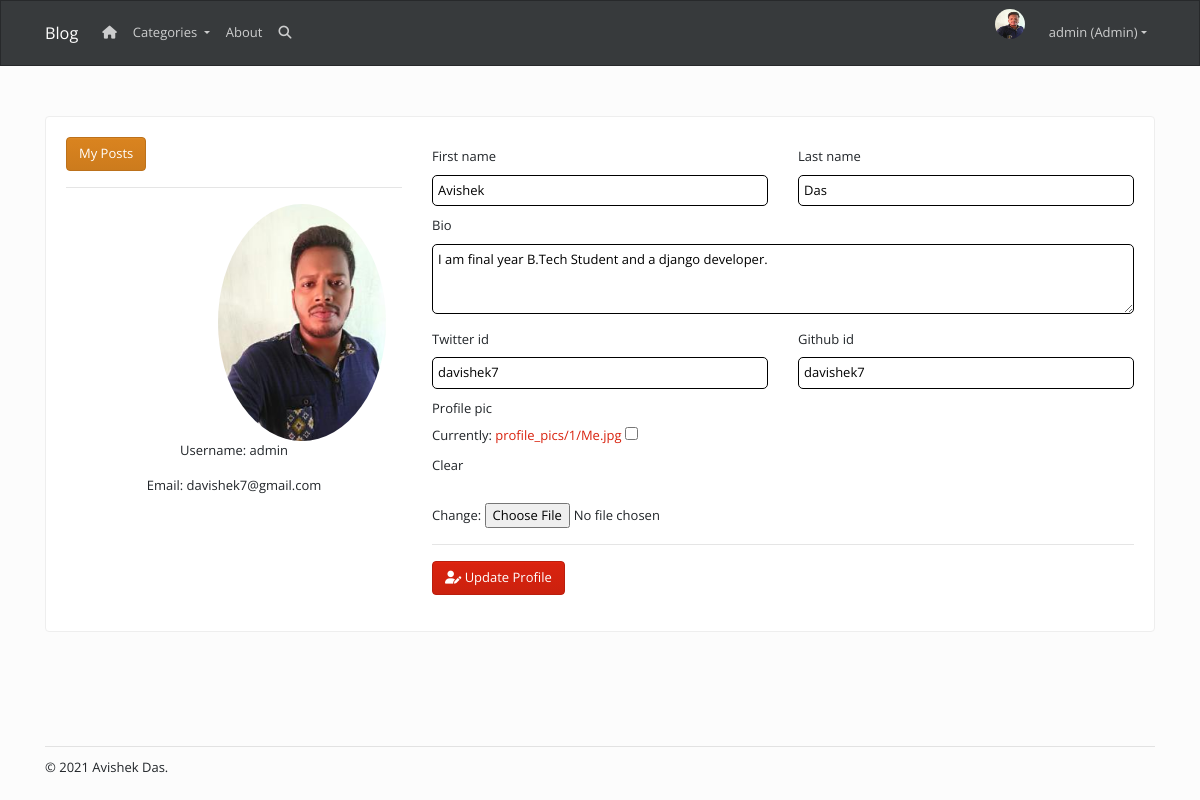
/accounts/profile/ (signed in), run on the app's committed database.
### accounts/models.py (models this page shows, shortened)
class Profile(models.Model):
    user = models.OneToOneField(
        User, null=True, blank=True, on_delete=models.CASCADE)
    bio=models.TextField(blank=True,null=True)
    twitter_id=models.CharField(max_length=100,blank=True,null=True)
    github_id = models.CharField(max_length=100, blank=True, null=True)
    profile_pic = models.ImageField(default='profile_pic.png',
                                    upload_to=user_directory_path, null=True, blank=True)
    created = models.DateTimeField(auto_now_add=True)
    updated=models.DateTimeField(auto_now=True)

### accounts/views.py (the view)
# urls.py: path('profile/', views.user_profile, name='user-profile'),
@login_required
def user_profile(request):
	if request.method == 'POST':
		u_form=UserUpdateForm(request.POST,instance=request.user)
		p_form = ProfileUpdateForm(
			request.POST, request.FILES, instance=request.user.profile)
		if u_form.is_valid() and p_form.is_valid():
			u_form.save()
			p_form.save()
			messages.success(request,'Your account has been updated')
			return redirect('accounts:user-profile')
	else:
		u_form = UserUpdateForm(instance=request.user)
		p_form = ProfileUpdateForm(instance=request.user.profile)
	context={'title':f"{request.user}'s Profile",'u_form':u_form,'p_form':p_form}
	return render(request,'accounts/user_profile.html',context)

### accounts/forms.py
class UserUpdateForm(forms.ModelForm):
    first_name=forms.CharField(required=True)
    last_name = forms.CharField(required=True)
    class Meta:
        model=User
        fields=['first_name','last_name']

class ProfileUpdateForm(forms.ModelForm):
    bio=forms.CharField(widget=forms.Textarea(attrs={'rows':3}),required=True)
    twitter_id=forms.CharField(required=False)
    github_id = forms.CharField(required=False)
    class Meta:
        model = Profile
        fields = ['bio', 'twitter_id', 'github_id', 'profile_pic']

### accounts/views.py (called while the page is built)
def site_user(request):
	return{
		'user':User.objects.first()
	}

### posts/views.py (called while the page is built)
def categories(request):
    return {
        'categories':Category.objects.all(),
    }

### accounts/templates/accounts/user_profile.html (shortened to what this page needs)
{% extends 'posts/layout.html' %} {% load static %}  {% block content %}
<div class="card">
  <div class="card-body">
    <div class="row">
      <div class="col-md-4">
        <a class="btn btn-warning" href="{% url 'accounts:user-posts' %}"
          >My Posts</a
        >
        <hr />
        <img
          class="d-flex mr-3 justify-content-center"
          id="profile-pic-detail"
          src="{{request.user.profile.profile_pic.url}}" style="width:50%;height: 50%;border-radius:50%;"
        />
        <p class="text-center">Username: {{user.username}}</p>
        <p class="text-center">Email: {{user.email}}</p>
      </div>
      <div class="col-md-8 account-view">
        <form method="POST" action="" enctype="multipart/form-data">
          <div class="row">
            <div class="col-md-6">
              <div class="form group">
                <label>{{u_form.first_name.label}}</label>
                {{u_form.first_name}}
              </div>
            </div>
            <div class="col-md-6">
              <div class="form group">
                <label>{{u_form.last_name.label}}</label>
                {{u_form.last_name}}
              </div>
            </div>
          </div>
          <div class="form group">
            <label>{{p_form.bio.label}}</label>
            {{p_form.bio}}
          </div>
          <div class="row">
            <div class="col-md-6">
              <div class="form group">
                <label>{{p_form.twitter_id.label}}</label>
                {{p_form.twitter_id}}
              </div>
            </div>
            <div class="col-md-6">
              <div class="form group">
                <label>{{p_form.github_id.label}}</label>
                {{p_form.github_id}}
              </div>
            </div>
          </div>
          <div class="form group">
            <label>{{p_form.profile_pic.label}}</label>
            {{p_form.profile_pic}}
          </div>
          <hr />
          <div class="form-group">
            <button type="submit" class="btn btn-primary">
              <i class="fas fa-user-edit"></i>&nbsp;Update Profile
            </button>
          </div>
        </form>
      </div>
    </div>
  </div>
</div>
{% endblock %}

### posts/templates/posts/navbar.html (shortened to what this page needs)
<nav class="navbar navbar-expand-lg navbar-dark bg-dark">
  <div class="container">
    <a class="navbar-brand" href="{% url 'posts:all-posts' %}">Blog</a>
    <div class="collapse navbar-collapse" id="navbarResponsive">
      <ul class="navbar-nav mr-auto">
        <li class="nav-item">
          <a class="nav-link" href="{% url 'posts:all-posts' %}"
            ><i class='fas fa-home'></i>
          </a>
        </li>
        <li class="nav-item dropdown">
        <a class="nav-link dropdown-toggle" href="#" id="navbarDropdown" role="button" data-toggle="dropdown" aria-haspopup="true" aria-expanded="false">
          Categories
        </a>
      </li>
        <li class="nav-item">
          <a class="nav-link" href="{% url 'posts:about' %}">About</a>
        </li>
        <li class="nav-item">
          <a class="nav-link" href="#"><i class="fas fa-search"></i></a>
        </li>
      </ul>
      <ul class="navbar-nav ml-auto">
        {% if request.user.is_authenticated %}
        <li class="nav-item">
          <img
            class="d-flex mr-3 rounded-circle"
            src="{{user.profile.profile_pic.url}}"
            alt="profile pic"
            id="profile-pic"
          />
        </li>
        <li class="nav-item dropdown">
          {% if request.user.is_superuser %}
          <a
            class="nav-link dropdown-toggle"
            data-toggle="dropdown"
            href="#"
            role="button"
            aria-haspopup="true"
            aria-expanded="false"
          >
            {{request.user}} (Admin)</a
          >
          {% endif %}
        </li>
        {% else %}
        <li class="nav-item">
          <a class="nav-link" href="{% url 'login' %}">Login</a>
        </li>
      </ul>
      {% endif %}
    </div>
  </div>
</nav>

### static/css/style.css (style rules this page uses)
input[type="text"], input[type="email"], input[type="password"], textarea { border: 1px solid; border-radius: 5px; padding: 5px; width: 100%; }
label { padding-top: 10px !important; display: block; }
#profile-pic { width: 30px; height: 30px; }
#profile-pic-detail { max-width:300px; max-height:300px; margin:0 auto; border-radius:50%; }
.card-body { padding: 20px; }

### data on the page
Profile: bio "I am final year B.Tech Student and a django developer.", twitter_id "davishek7", github_id "davishek7"

### other printed values
{{ request.user }} "admin"
{{ user.username }} "admin"
{{ user.email }} "davishek7@gmail.com"
{{ u_form.first_name.label }} "First name"
{{ u_form.last_name.label }} "Last name"
{{ p_form.bio.label }} "Bio"
{{ p_form.twitter_id.label }} "Twitter id"
{{ p_form.github_id.label }} "Github id"
{{ p_form.profile_pic.label }} "Profile pic"
